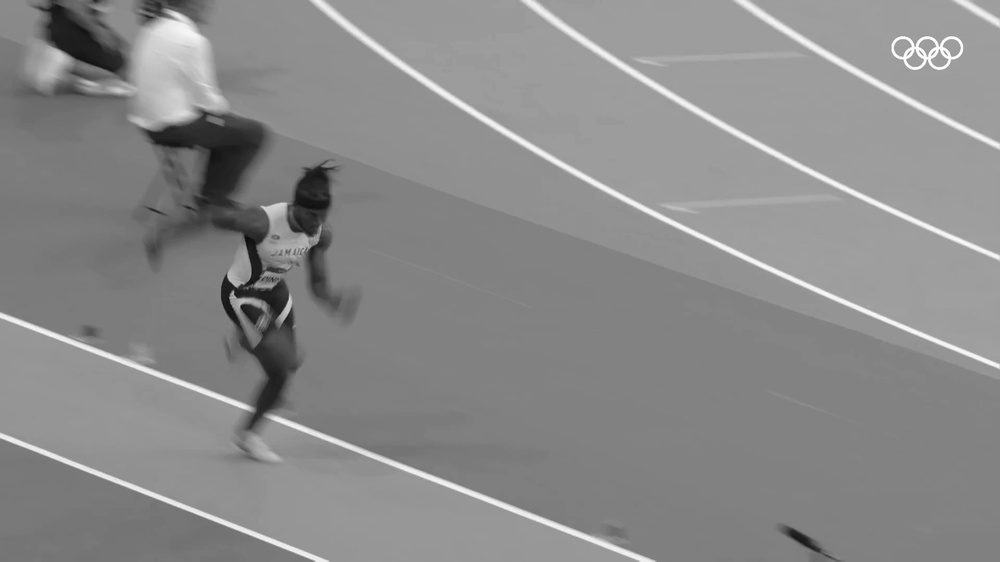
#> input picture grayscale_frames/match1/frame_0000.jpg, 1000 x 562 px, shrunk from 1920 x 1080 before the run, found by its file name
$ jupyter execute 04_gaussian_denoising.ipynb
#> lines starting #> are read from the running program, lines starting #| are printed output that depends on the picture
[cell 1]
import cv2
import os
import matplotlib.pyplot as plt

[cell 2]
input_folder = r"C:\Users\TECH STORE\OneDrive\Desktop\IP_Project\grayscale_frames\match1"
output_folder = r"C:\Users\TECH STORE\OneDrive\Desktop\IP_Project\denoised_frames\match1"

os.makedirs(output_folder, exist_ok=True)

[cell 3]
sample_path = os.path.join(input_folder, "frame_0000.jpg")
img = cv2.imread(sample_path, 0)
#> img is the input picture: shape (562, 1000); min 9, max 255, mean 138.3

plt.figure(figsize=(6,6))
plt.imshow(img, cmap="gray")
plt.title("Original Grayscale Frame")
plt.axis("off")
plt.show()

[cell 4]
gaussian_denoised = cv2.GaussianBlur(img, (7, 7), 0)

[cell 5]
plt.figure(figsize=(15,10))

plt.subplot(1,2,1)
plt.imshow(img, cmap="gray")
plt.title("Original")
plt.axis("off")

plt.subplot(1,2,2)
plt.imshow(gaussian_denoised, cmap="gray")
plt.title("Gaussian Blur")
plt.axis("off")

plt.tight_layout()
plt.show()
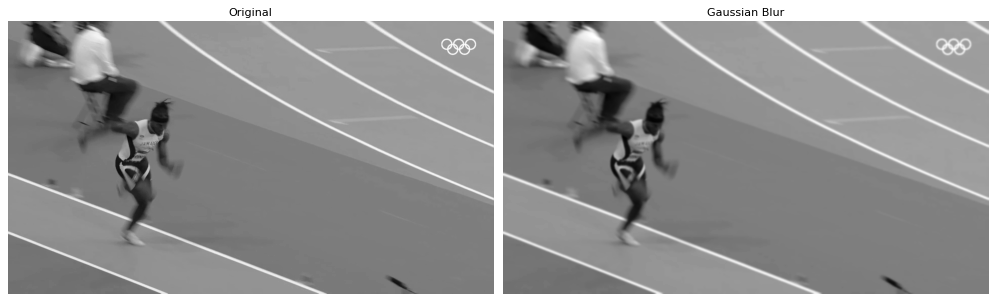
#> figure drawn by matplotlib, 2 panels

[cell 6]
frame_files = sorted(os.listdir(input_folder))

for file in frame_files:
    if file.endswith(".jpg") or file.endswith(".png") or file.endswith(".jpeg"):
        path = os.path.join(input_folder, file)
        img = cv2.imread(path, 0)

        gaussian_denoised = cv2.GaussianBlur(img, (7, 7), 0)

        save_path = os.path.join(output_folder, file)
        cv2.imwrite(save_path, gaussian_denoised)

print("Denoised frames saved successfully.")

[cell 7]
frame_name = "frame_0000.jpg"

original_path = os.path.join(input_folder, frame_name)
denoised_path = os.path.join(output_folder, frame_name)

original = cv2.imread(original_path, 0)
denoised = cv2.imread(denoised_path, 0)
#> denoised: shape (562, 1000); min 16, max 245, mean 138.3

plt.figure(figsize=(12, 8))

plt.subplot(2, 2, 1)
plt.imshow(original, cmap="gray")
plt.title("Before Denoising")
plt.axis("off")

plt.subplot(2, 2, 2)
plt.imshow(denoised, cmap="gray")
plt.title("After Denoising")
plt.axis("off")

plt.subplot(2, 2, 3)
plt.hist(original.ravel(), bins=256, range=(0, 256))
plt.title("Histogram Before Denoising")
plt.xlabel("Pixel Intensity")
plt.ylabel("Frequency")

plt.subplot(2, 2, 4)
plt.hist(denoised.ravel(), bins=256, range=(0, 256))
plt.title("Histogram After Denoising")
plt.xlabel("Pixel Intensity")
plt.ylabel("Frequency")

plt.tight_layout()
plt.show()
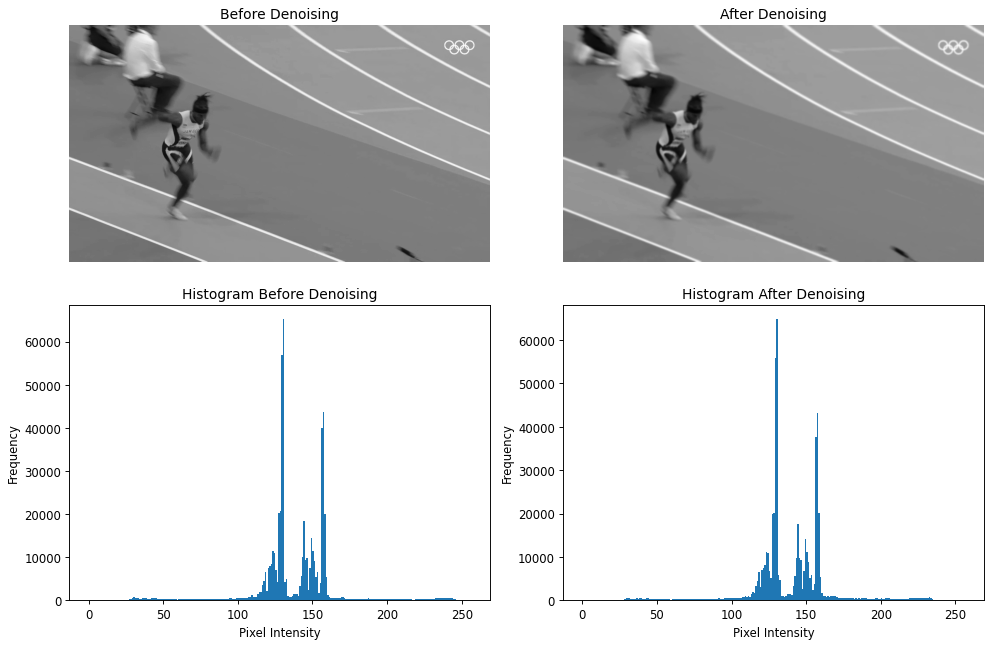
#> figure drawn by matplotlib, 4 panels; panel 3: tallest bar 65299 high, from x = 130 to 131; panel 4: tallest bar 64873 high, from x = 130 to 131

[cell 8]
noise = cv2.absdiff(original, denoised)
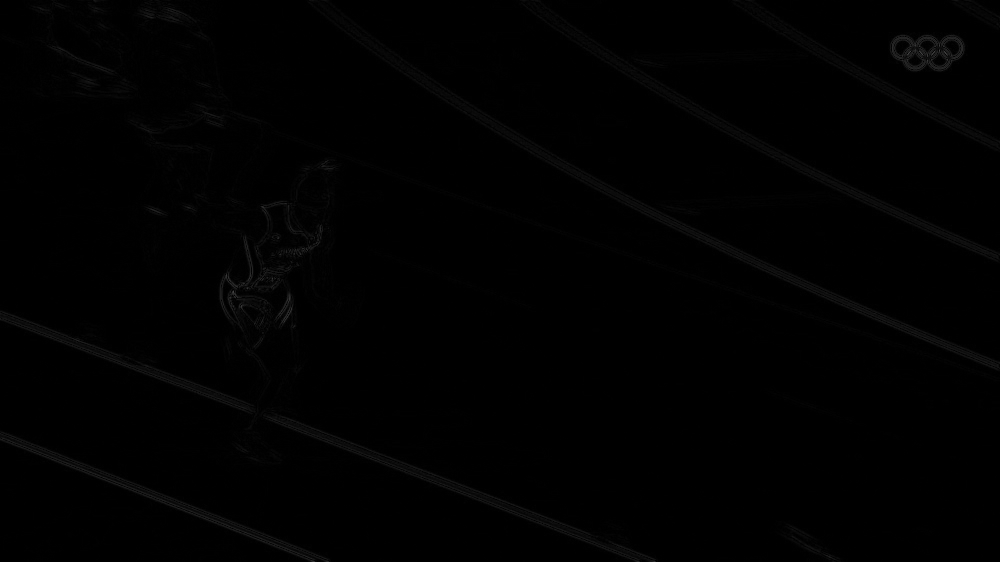
#> noise: shape (562, 1000); min 0, max 69, mean 1.1

plt.figure(figsize=(15, 5))

plt.subplot(1, 3, 1)
plt.imshow(original, cmap="gray")
plt.title("Before Denoising")
plt.axis("off")

plt.subplot(1, 3, 2)
plt.imshow(denoised, cmap="gray")
plt.title("After Denoising")
plt.axis("off")

plt.subplot(1, 3, 3)
plt.imshow(noise, cmap="gray")
plt.title("Gaussion Noise = Original - After Denoising")
plt.axis("off")

plt.tight_layout()
plt.show()
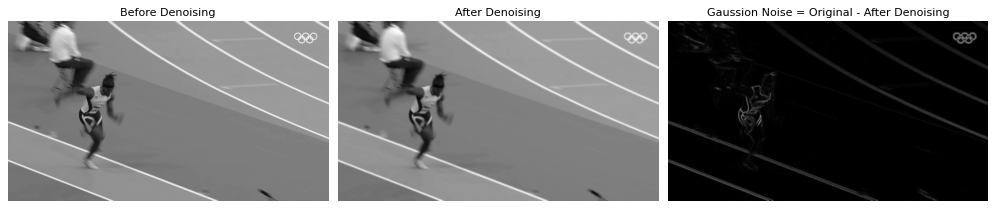
#> figure drawn by matplotlib, 3 panels
